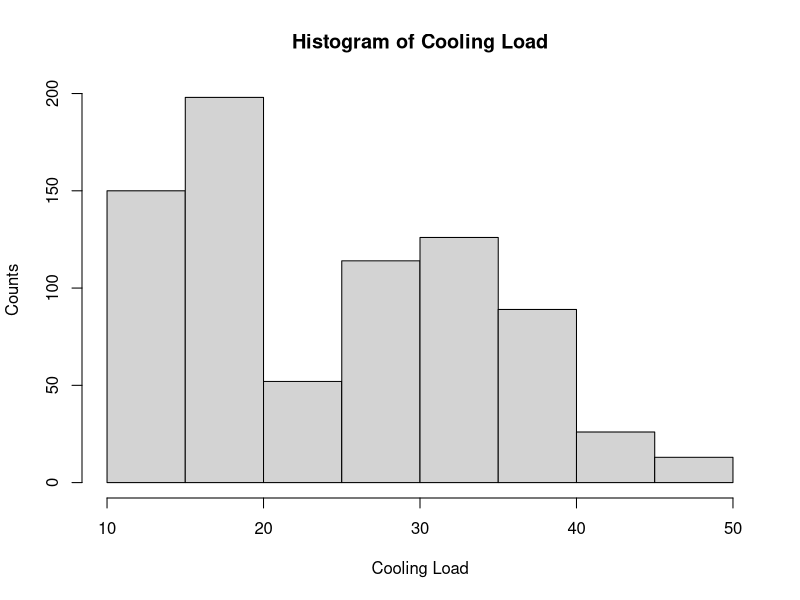
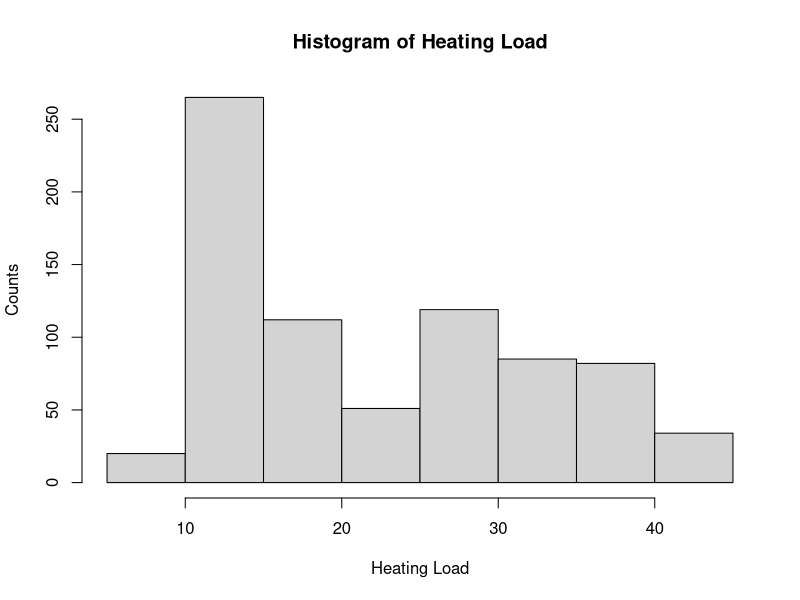
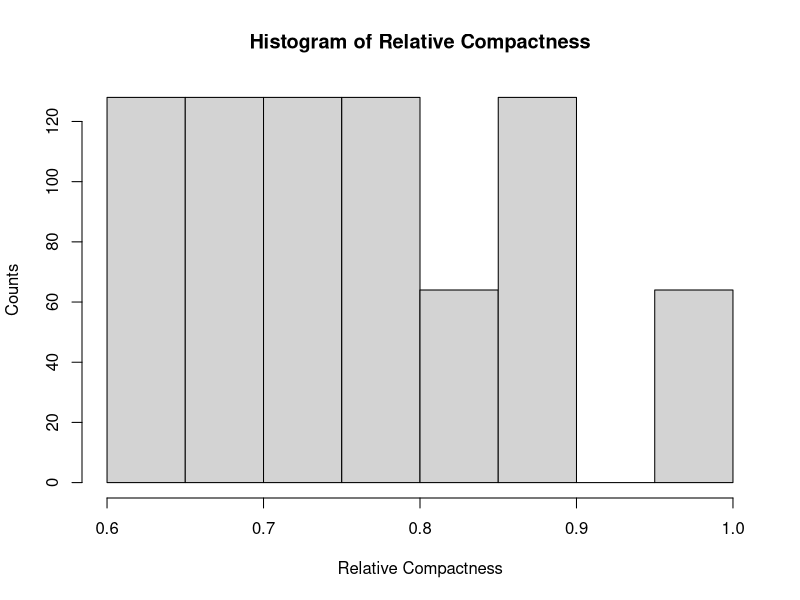
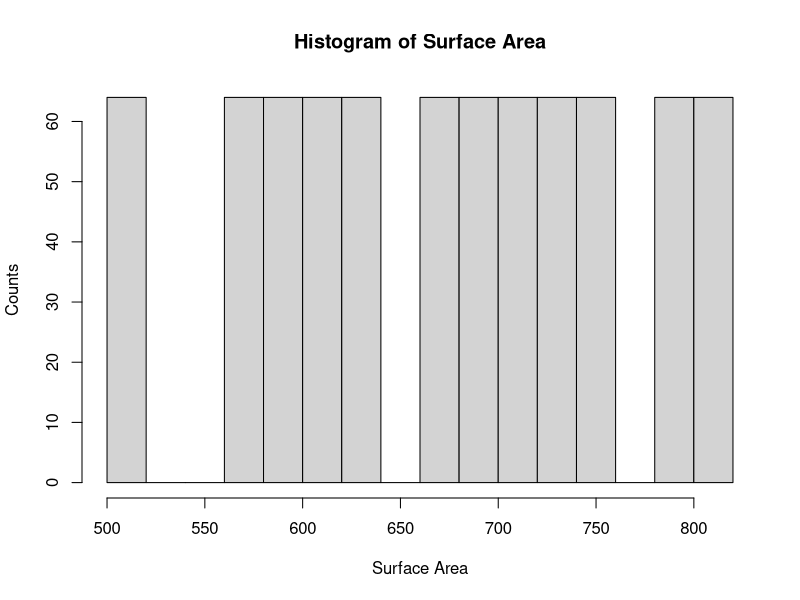
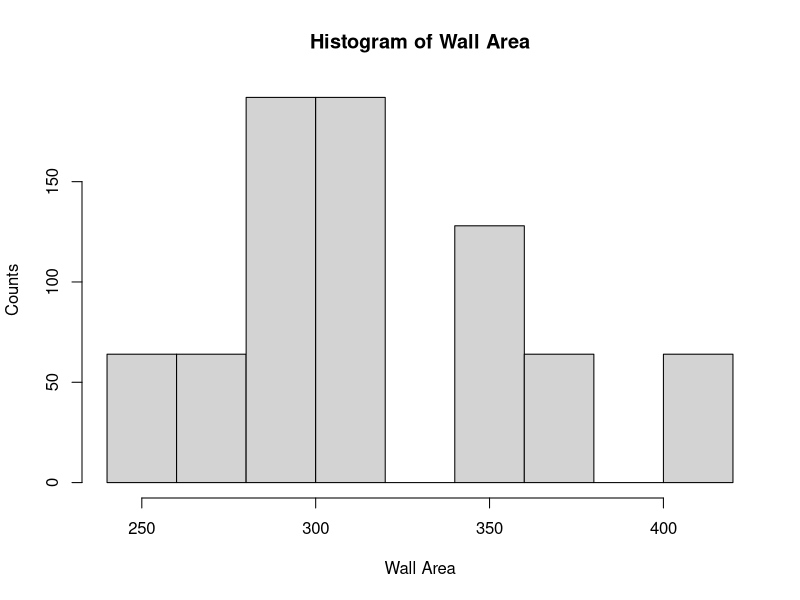
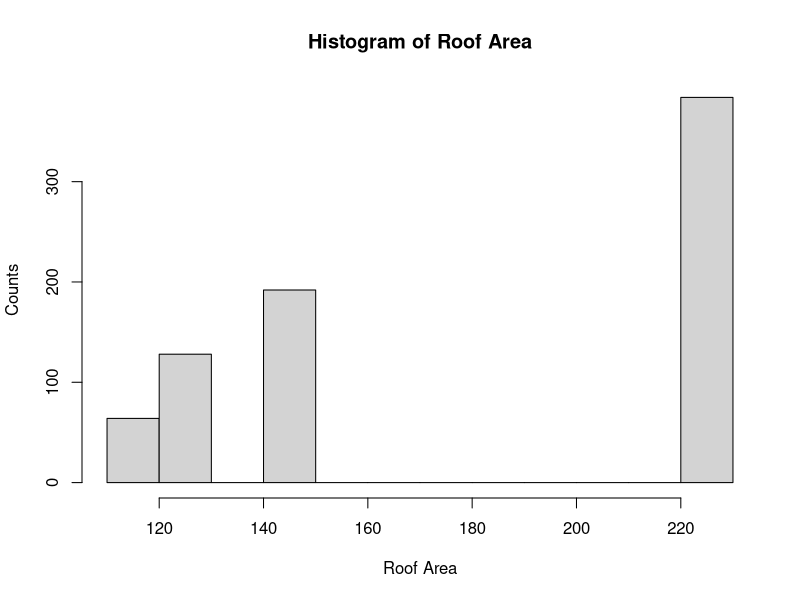
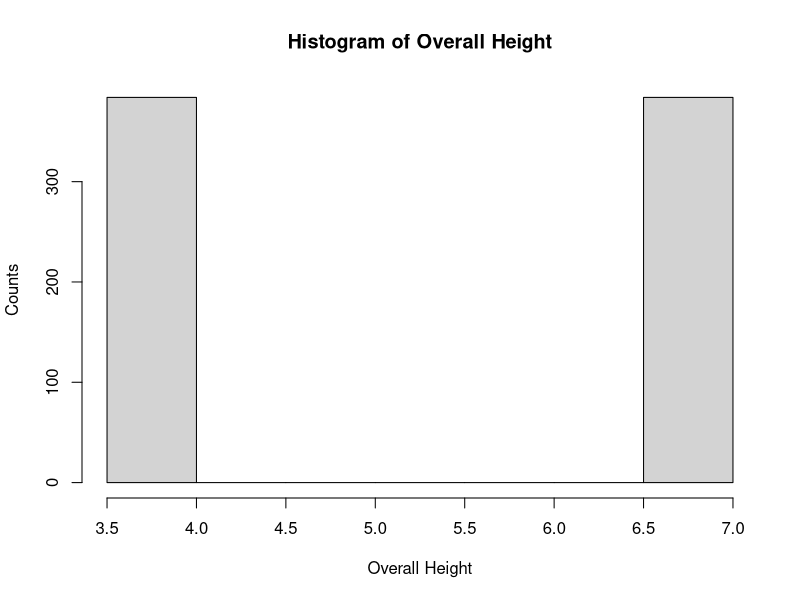
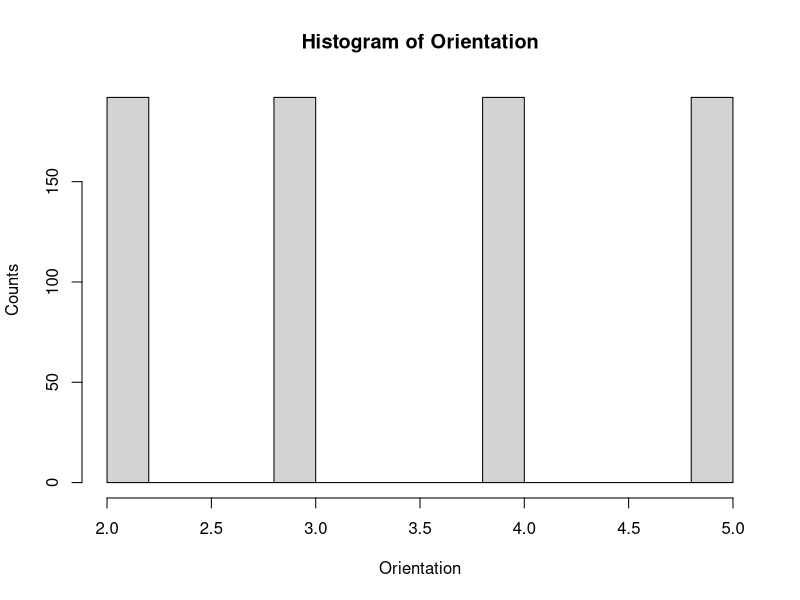

Recreate these plots in R, in order.
## ---- chunk 1
  # Read the dataset
  energy = read.csv("EnergyEfficiencyData.csv", header = TRUE, stringsAsFactors = FALSE)
## ---- chunk 2
  # Review the names of the columns or the features
  names(energy)
## ---- chunk 3
  # Print a summary of the datatypes in the data.
  str(energy)
## ---- chunk 4
  # Quick check to see if there are any NA's in the data
  summary(is.na(energy))
## ---- chunk 5
  hist(energy$Cooling.Load, main = paste("Histogram of Cooling Load"), xlab = "Cooling Load", ylab = "Counts")
## ---- chunk 6
  hist(energy$Heating.Load, main = paste("Histogram of Heating Load"), xlab = "Heating Load", ylab = "Counts")
## ---- chunk 7
  hist(energy$Relative.Compactness, main = paste("Histogram of Relative Compactness"), xlab = "Relative Compactness", ylab = "Counts")
## ---- chunk 8
  hist(energy$Surface.Area, main = paste("Histogram of Surface Area"), xlab = "Surface Area", ylab = "Counts")
## ---- chunk 9
  hist(energy$Wall.Area, main = paste("Histogram of Wall Area"), xlab = "Wall Area", ylab = "Counts")
## ---- chunk 10
  hist(energy$Roof.Area, main = paste("Histogram of Roof Area"), xlab = "Roof Area", ylab = "Counts")
## ---- chunk 11
  hist(energy$Overall.Height, main = paste("Histogram of Overall Height"), xlab = "Overall Height", ylab = "Counts")
## ---- chunk 12
  hist(energy$Orientation, main = paste("Histogram of Orientation"), xlab = "Orientation", ylab = "Counts")
## ---- chunk 13
  hist(energy$Glazing.Area, main = paste("Histogram of Glazing Area"), xlab = "Glazing Area", ylab = "Counts")
## ---- chunk 14
  hist(energy$Glazing.Area.Distribution, main = paste("Histogram of Glazing Area Distribution"), xlab = "Glazing Area Distribution", ylab = "Counts")
## ---- chunk 15
  # Analyzing Correlation:
  cor(energy)
## ---- chunk 16
  require(ggplot2)
  # Correlation between Heating/Cooling Load and Roof Area:
  cor(energy$Heating.Load,energy$Roof.Area)
  cor(energy$Cooling.Load,energy$Roof.Area)
  
  #Scatter plot of the Heating/Cooling Load and Roof Area
  ggplot(energy, aes(y = Heating.Load, x = Roof.Area))+ geom_point() + xlab("Roof Area") + ylab("Heating Load") + ggtitle("Relationship between Heating Load and Roof Area")
  ggplot(energy, aes(y = Cooling.Load, x = Roof.Area))+ geom_point() + xlab("Roof Area") + ylab("Cooling Load") + ggtitle("Relationship between Cooling Load and Roof Area")
## ---- chunk 17
  # Correlation between Heating/Cooling Load and Overall Height:
  cor(energy$Heating.Load,energy$Overall.Height)
  cor(energy$Cooling.Load,energy$Overall.Height)
  
  #Scatter plot of the Heating/Cooling Load and Overall Height
  ggplot(energy, aes(y = Heating.Load, x = Overall.Height))+ geom_point() + xlab("Overall Height") + ylab("Heating Load") + ggtitle("Relationship between Heating Load and Overall Height")
  ggplot(energy, aes(y = Cooling.Load, x = Overall.Height))+ geom_point() + xlab("Overall Height") + ylab("Cooling Load") + ggtitle("Relationship between Cooling Load and Overall Height")
## ---- chunk 18
  # Correlation between Heating/Cooling Load and Surface Area:
  cor(energy$Heating.Load,energy$Surface.Area)
  cor(energy$Cooling.Load,energy$Surface.Area)
  
  #Scatter plot of the Heating/Cooling Load and Surface Area:
  ggplot(energy, aes(y = Heating.Load, x = Surface.Area))+ geom_point() + xlab("Surface Area") + ylab("Heating Load") + ggtitle("Relationship between Heating Load and Surface Area")
  ggplot(energy, aes(y = Cooling.Load, x = Surface.Area))+ geom_point() + xlab("Surface Area") + ylab("Cooling Load") + ggtitle("Relationship between Cooling Load and Surface Area")
## ---- chunk 19
  # Correlation between Heating/Cooling Load and Glazing Area:
  cor(energy$Heating.Load,energy$Glazing.Area)
  cor(energy$Cooling.Load,energy$Glazing.Area)
  
  #Scatter and Violin plot of the Heating/Cooling Load and Glazing Area
  ggplot(energy, aes(y = Heating.Load, x = Glazing.Area))+ geom_point() + xlab("Glazing Area") + ylab("Heating Load") + ggtitle("Relationship between Heating Load and Glazing Area")
  ggplot(energy, aes(x = factor(Glazing.Area), y = Heating.Load)) + geom_violin(trim = TRUE, draw_quantiles = c(0.25,0.5,0.75)) + xlab("Glazing Area") + ylab("Heating Load") + ggtitle(" Heating Load by Glazing Area")
  ggplot(energy, aes(y = Cooling.Load, x = Glazing.Area))+ geom_point() + xlab("Glazing Area") + ylab("Cooling Load") + ggtitle("Relationship between Cooling Load and Glazing Area")
  ggplot(energy, aes(x = factor(Glazing.Area), y = Cooling.Load)) + geom_violin(trim = TRUE, draw_quantiles = c(0.25,0.5,0.75)) + xlab("Glazing Area") + ylab("Cooling Load") + ggtitle(" Cooling Load by Glazing Area")
## ---- chunk 20
  # Violin plot of the Heating/Cooling Load and Orientation
  ggplot(energy, aes(x = factor(Orientation), y = Heating.Load)) + geom_violin(trim = TRUE, draw_quantiles = c(0.25,0.5,0.75)) + xlab("Orientation") + ylab("Heating Load") + ggtitle(" Heating Load by Orientation")
  ggplot(energy, aes(x = factor(Orientation), y = Cooling.Load)) + geom_violin(trim = TRUE, draw_quantiles = c(0.25,0.5,0.75)) + xlab("Orientation") + ylab("Cooling Load") + ggtitle(" Cooling Load by Orientation")
